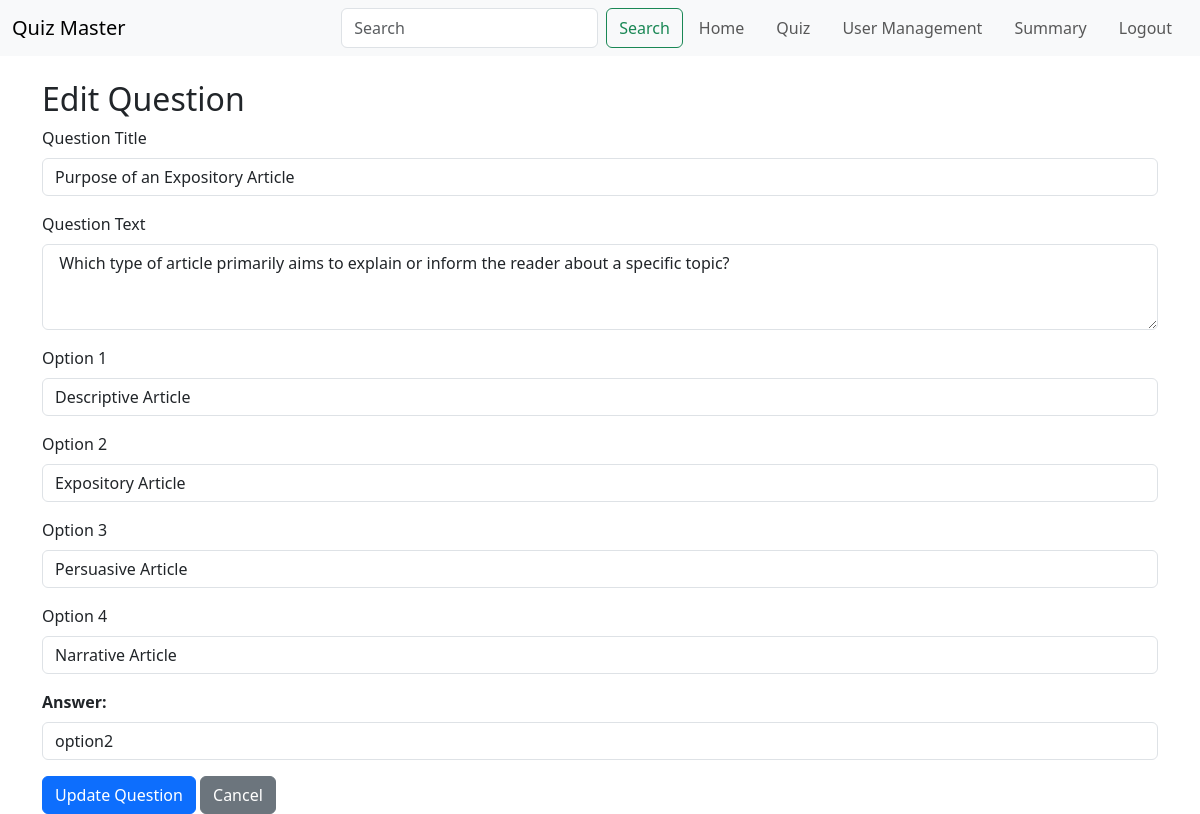
The page /edit_question?question_id=1 (signed in) on the database its author committed.
### models.py (models this page shows)
class Question(db.Model):
    __tablename__ = 'question'
    id = db.Column(db.Integer, primary_key=True, autoincrement=True)
    question_text = db.Column(db.String(512), nullable=False)
    option1 = db.Column(db.String(512), nullable=False)
    option2 = db.Column(db.String(512), nullable=False)
    option3 = db.Column(db.String(512), nullable=False)
    option4 = db.Column(db.String(512), nullable=False)
    answer = db.Column(db.String(512), nullable=False)
    quiz_id = db.Column(db.Integer, db.ForeignKey('quiz.id'),nullable=False)
    question_title = db.Column(db.String(512), nullable=False)
    quiz = db.relationship('Quiz', backref='questions', lazy=True)

### routes.py (the view)
@app.route('/edit_question')
@auth_required
@admin_required
def edit_question():
    question_id = request.args.get('question_id')
    question = Question.query.get(question_id)
    return render_template('edit_question.html', question=question)

### routes.py (called while the page is built)
def auth_required(func):
    @wraps(func)
    def inner(*args, **kwargs):
        if 'user_id' not in session:
            flash('Please login to continue')
            return redirect(url_for('login'))
        return func(*args, **kwargs)
    return inner

def admin_required(f):
    @wraps(f)
    def decorated_function(*args, **kwargs):
        if session.get('is_admin') == False:
            flash("Access Denied: Admins Only", "danger")
            return redirect(url_for('index'))  # Redirect to home if not admin
        return f(*args, **kwargs)
    return decorated_function

### templates/edit_question.html (shortened to what this page needs)
{% extends 'layout.html' %}
{% block content %}
<div class="container mt-4">
    <h2>Edit Question</h2>
    <form method="POST" action="{{ url_for('edit_question', question_id=question.id) }}">
        <div class="mb-3">
            <label for="question_title" class="form-label">Question Title</label>
            <input type="text" class="form-control" id="question_title" name="question_title" value="{{ question.question_title }}" required>
        </div>
        <div class="mb-3">
            <label for="question_text" class="form-label">Question Text</label>
            <textarea class="form-control" id="question_text" name="question_text" rows="3" required>{{ question.question_text }}</textarea>
        </div>
        <div class="mb-3">
            <label for="option1" class="form-label">Option 1</label>
            <input type="text" class="form-control" id="option1" name="option1" value="{{ question.option1 }}" required>
        </div>
        <div class="mb-3">
            <label for="option2" class="form-label">Option 2</label>
            <input type="text" class="form-control" id="option2" name="option2" value="{{ question.option2 }}" required>
        </div>
        <div class="mb-3">
            <label for="option3" class="form-label">Option 3</label>
            <input type="text" class="form-control" id="option3" name="option3" value="{{ question.option3 }}" required>
        </div>
        <div class="mb-3">
            <label for="option4" class="form-label">Option 4</label>
            <input type="text" class="form-control" id="option4" name="option4" value="{{ question.option4 }}" required>
        </div>
        <div class="mb-3">
                <label for="answer" class="form-label"><strong>Answer:</strong></label>
                <select id="answer" name="answer" class="form-control" required>
                    <option value="" disabled selected>{{question.answer}}</option>
                </select>
        </div>
        <button type="submit" class="btn btn-primary">Update Question</button>
        <a href="{{ url_for('quiz') }}" class="btn btn-secondary">Cancel</a>
    </form>
</div>
{% endblock %}

### rows shown on the page
Question: question_title "Purpose of an Expository Article", question_text "Which type of article primarily aims to explain or inform the reader about a specific topic?", option1 "Descriptive Article", option2 "Expository Article", option3 "Persuasive Article", option4 "Narrative Article", answer "option2"
